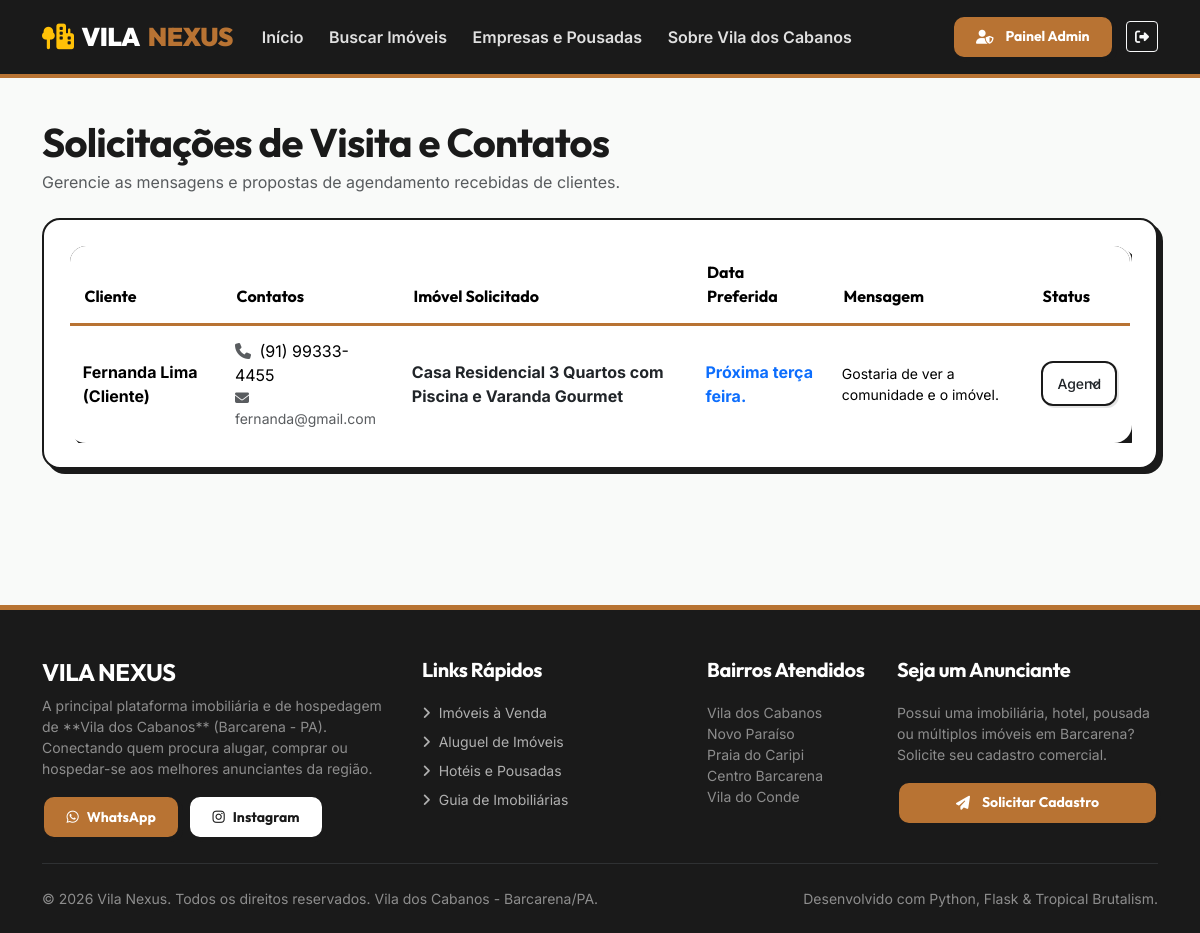
/empresario/visitas (signed in), run on the app's committed database.
### app/models/client_interactions.py (models this page shows, shortened)
class VisitRequest(db.Model):
    __tablename__ = 'visit_requests'
    id = db.Column(db.Integer, primary_key=True)
    user_id = db.Column(db.Integer, db.ForeignKey('users.id', ondelete='SET NULL'), nullable=True)
    property_id = db.Column(db.Integer, db.ForeignKey('properties.id', ondelete='CASCADE'), nullable=False)
    client_name = db.Column(db.String(120), nullable=False)
    client_email = db.Column(db.String(120), nullable=False)
    client_phone = db.Column(db.String(30), nullable=False)
    preferred_date = db.Column(db.String(50), nullable=False)
    notes = db.Column(db.Text, nullable=True)
    status = db.Column(db.String(20), nullable=False, default='pending')  # pending, scheduled, completed, cancelled
    created_at = db.Column(db.DateTime, default=datetime.utcnow)
    property = db.relationship('Property', backref=db.backref('visit_requests', cascade='all, delete-orphan'))

### app/models/property.py (models this page shows, shortened)
class Property(db.Model):
    __tablename__ = 'properties'
    id = db.Column(db.Integer, primary_key=True)
    title = db.Column(db.String(200), nullable=False)
    purpose = db.Column(db.String(30), nullable=False, default='Venda')  # Venda, Aluguel, Temporada, Hospedagem
    property_type = db.Column(db.String(50), nullable=False, default='Casa')  # Casa, Apartamento, Terreno, Pousada/Quarto, Hotel/Suíte, Galpão/Comercial, Sítio/Chácara
    price = db.Column(db.Numeric(12, 2), nullable=False, default=0.0)
    neighborhood = db.Column(db.String(100), nullable=False, default='Vila dos Cabanos')
    address = db.Column(db.String(255), nullable=False)
    description = db.Column(db.Text, nullable=False)
    bedrooms = db.Column(db.Integer, default=0)
    bathrooms = db.Column(db.Integer, default=0)
    suites = db.Column(db.Integer, default=0)
    parking_spaces = db.Column(db.Integer, default=0)
    area_sqm = db.Column(db.Float, default=0.0)
    features = db.Column(db.Text, nullable=True)  # Comma-separated or JSON tags: Piscina, Garagem, Ar Condicionado...
    latitude = db.Column(db.Float, nullable=True)
    longitude = db.Column(db.Float, nullable=True)
    company_id = db.Column(db.Integer, db.ForeignKey('companies.id', ondelete='CASCADE'), nullable=False)
    phone = db.Column(db.String(30), nullable=False)
    email = db.Column(db.String(120), nullable=False)
    status = db.Column(db.String(30), nullable=False, default='disponivel')  # disponivel, vendido, alugado, reservado
    is_highlighted = db.Column(db.Boolean, default=False)
    views_count = db.Column(db.Integer, default=0)
    created_at = db.Column(db.DateTime, default=datetime.utcnow)
    updated_at = db.Column(db.DateTime, default=datetime.utcnow, onupdate=datetime.utcnow)
    images = db.relationship('PropertyImage', backref='property', lazy='joined', cascade='all, delete-orphan', order_by='PropertyImage.order')

### app/blueprints/entrepreneur/routes.py (the view)
@entrepreneur_bp.route('/visitas')
def visit_requests():
    company = current_user.company
    company_id = company.id if company else None
    if current_user.is_admin() and not company_id:
        property_ids = [p.id for p in Property.query.all()]
    else:
        property_ids = [p.id for p in Property.query.filter_by(company_id=company_id).all()]
    visits = VisitRequest.query.filter(VisitRequest.property_id.in_(property_ids)).order_by(desc(VisitRequest.created_at)).all() if property_ids else []
    return render_template('entrepreneur/visit_requests.html', visits=visits)

### app/blueprints/entrepreneur/routes.py (called while the page is built)
def check_entrepreneur_access():
    if not current_user.is_authenticated:
        abort(401)
    if not (current_user.is_entrepreneur() or current_user.is_admin()):
        flash('Acesso restrito ao Painel do Empresário.', 'danger')
        abort(403)

@entrepreneur_bp.before_request
def before_request_hook():
    check_entrepreneur_access()

### app/models/user.py (called while the page is built)
@login_manager.user_loader
def load_user(user_id):
    return User.query.get(int(user_id))

    def is_admin(self):
        return self.role == 'admin'

    def is_entrepreneur(self):
        return self.role == 'entrepreneur'

### app/templates/entrepreneur/visit_requests.html (shortened to what this page needs)
{% extends 'base.html' %}
{% block content %}
<div class="container py-4 mb-5">
  <h1 class="font-heading fw-bold mb-1">Solicitações de Visita e Contatos</h1>
  <p class="text-muted mb-4">Gerencie as mensagens e propostas de agendamento recebidas de clientes.</p>
  <div class="card card-brutalist p-4">
    <div class="table-responsive">
      <table class="table table-brutalist align-middle mb-0">
        <thead>
          <tr>
            <th>Cliente</th>
            <th>Contatos</th>
            <th>Imóvel Solicitado</th>
            <th>Data Preferida</th>
            <th>Mensagem</th>
            <th>Status</th>
          </tr>
        </thead>
        <tbody>
          {% for visit in visits %}
            <tr>
              <td class="fw-bold">{{ visit.client_name }}</td>
              <td>
                <div><i class="fa-solid fa-phone me-1 text-muted"></i> {{ visit.client_phone }}</div>
                <div class="small text-muted"><i class="fa-solid fa-envelope me-1"></i> {{ visit.client_email }}</div>
              </td>
              <td>
                <a href="{{ url_for('main.property_detail', id=visit.property.id) }}" class="fw-bold text-dark text-decoration-none" target="_blank">
                  {{ visit.property.title }}
                </a>
              </td>
              <td class="fw-bold text-primary">{{ visit.preferred_date }}</td>
              <td class="small">{{ visit.notes or 'Sem observações' }}</td>
              <td>
                <form method="POST" action="{{ url_for('entrepreneur.update_visit_status', id=visit.id) }}" class="d-inline">
                  <select name="status" class="form-select form-select-sm" onchange="this.form.submit()">
                    <option value="scheduled" {% if visit.status == 'scheduled' %}selected{% endif %}>Agendado</option>
                  </select>
                </form>
              </td>
            </tr>
          {% else %}
            <tr>
              <td colspan="6" class="text-center text-muted py-4">Nenhuma solicitação de visita registrada.</td>
            </tr>
          {% endfor %}
        </tbody>
      </table>
    </div>
  </div>
</div>
{% endblock %}

### app/static/css/main.css (style rules this page uses)
:root { --vn-obsidian: #1A1A1A; --vn-copper: #B87333; --vn-copper-hover: #9E6028; --vn-sand: #F9FAF9; --vn-sand-card: #FFFFFF; --vn-emerald: #0B3D2E; --vn-emerald-light: #145944; --vn-muted: #6C757D; --vn-border-width: 2px; --vn-shadow: 5px 5px 0px var(--vn-obsidian); --vn-shadow-lg: 8px 8px 0px var(--vn-obsidian); --vn-shadow-copper: 5px 5px 0px var(--vn-copper); --vn-radius: 18px; --vn-radius-btn: 12px; --vn-radius-badge: 8px; }
body { font-family: 'Inter', system-ui, -apple-system, BlinkMacSystemFont, "Segoe UI", Roboto, sans-serif; background-color: var(--vn-sand); color: var(--vn-obsidian); margin: 0; padding: 0; min-height: 100vh; display: flex; flex-direction: column; }
h1, h2, h3, h4, h5, h6, .font-heading, .navbar-brand, .btn-brutalist { font-family: 'Outfit', sans-serif; font-weight: 700; letter-spacing: -0.02em; color: var(--vn-obsidian); }
.card-brutalist { background-color: var(--vn-sand-card); border: var(--vn-border-width) solid var(--vn-obsidian); box-shadow: var(--vn-shadow); border-radius: var(--vn-radius); transition: transform 0.2s cubic-bezier(0.165, 0.84, 0.44, 1), box-shadow 0.2s cubic-bezier(0.165, 0.84, 0.44, 1); overflow: hidden; }
.form-control, .form-select { border: var(--vn-border-width) solid var(--vn-obsidian) !important; border-radius: var(--vn-radius-btn) !important; padding: 0.65rem 0.9rem; font-weight: 500; box-shadow: 2px 2px 0px rgba(0,0,0,0.1); }
.table-brutalist { border: var(--vn-border-width) solid var(--vn-obsidian); box-shadow: var(--vn-shadow); border-radius: var(--vn-radius); overflow: hidden; background-color: #FFFFFF; }
.table-brutalist thead { background-color: var(--vn-obsidian); color: #FFFFFF; font-family: 'Outfit', sans-serif; }
.table-brutalist th { padding: 0.9rem; border-bottom: 3px solid var(--vn-copper); }
.table-brutalist td { padding: 0.8rem; vertical-align: middle; border-bottom: 1px solid #E0E0E0; }

### data on the page
VisitRequest: client_name "Fernanda Lima (Cliente)", client_phone "(91) 99333-4455", client_email "fernanda@gmail.com", property "Casa Residencial 3 Quartos com Piscina e Varanda Gourmet", preferred_date "Próxima terça feira.", notes "Gostaria de ver a comunidade e o imóvel.", status "Agendado"

### other printed values
{{ 2026 }} "2026"
